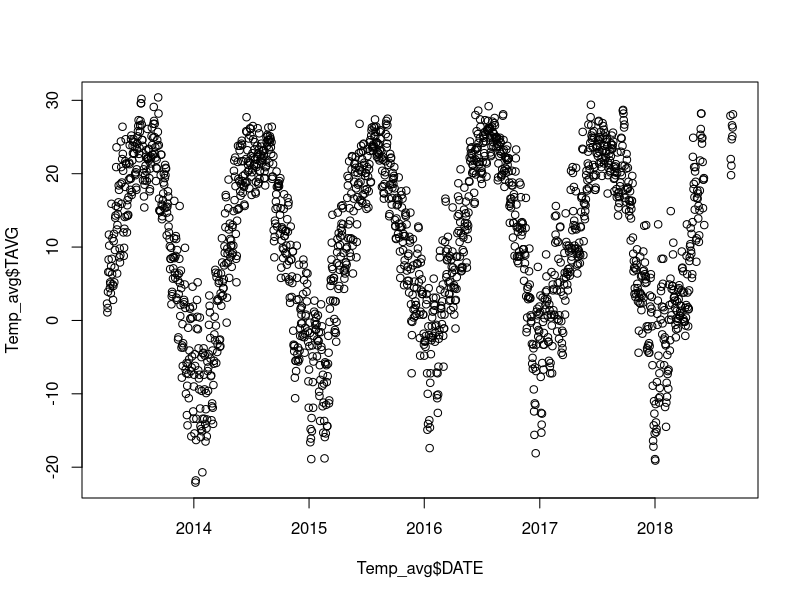

Write the R code that produced this figure.
## ---- chunk 1
#Read Chicago O'Hare International Airport daily weather dataset downloaded from the NOAA website.
Weather<-read.csv("1458201.csv")

Temp_avg<-subset(Weather,select=c("DATE","TAVG"))
Temp_avg<-Temp_avg[!is.na(Temp_avg$TAVG),]
Temp_avg[]<-lapply(Temp_avg,as.character)

Temp_avg<-Temp_avg[Temp_avg$DATE>"2010-01-01",] # select after TAVG gap.
Temp_avg$DATE<-as.Date(Temp_avg$DATE)
plot(Temp_avg$DATE,Temp_avg$TAVG)
## ---- chunk 2
#Extract date (DATE) and daily average temperature (TAVG) data.
DT<-subset(Weather,select=c("DATE","TAVG"))

#Create date feature 
DT$DATE<-as.Date(DT$DATE)
firstday<-as.numeric(DT$DATE[1])
lastday<-as.numeric(DT$DATE[nrow(DT)])
ndays<-lastday-firstday+1
nmeans<-7
X<-matrix(nrow=ndays,ncol=nmeans+2)
# mark days in matrix
for (day in 1:nrow(DT)){
  dateno<-as.numeric(DT$DATE[day])
  X[dateno-firstday+1,1]<-dateno
  X[dateno-firstday+1,2]<-DT$TAVG[day]
}
#Reject records with NA's and calculate TAVG means for 1-7 days before date.
for (days in 1:nmeans){
  for (day in days:ndays){
    if (!anyNA(X[(day-days+1):day,1]))
      X[day,days+2]<-mean(X[(day-days+1):day,2])
  }
}

#Write 1-7 days means of TAVG to file. (to be copied to the Crimes folder)
Means<-as.data.frame(X)
names(Means)<-c("Date","Tavg","Mean1","Mean2","Mean3","Mean4","Mean5","Mean6","Mean7")
write.csv(Means,"means.csv")
